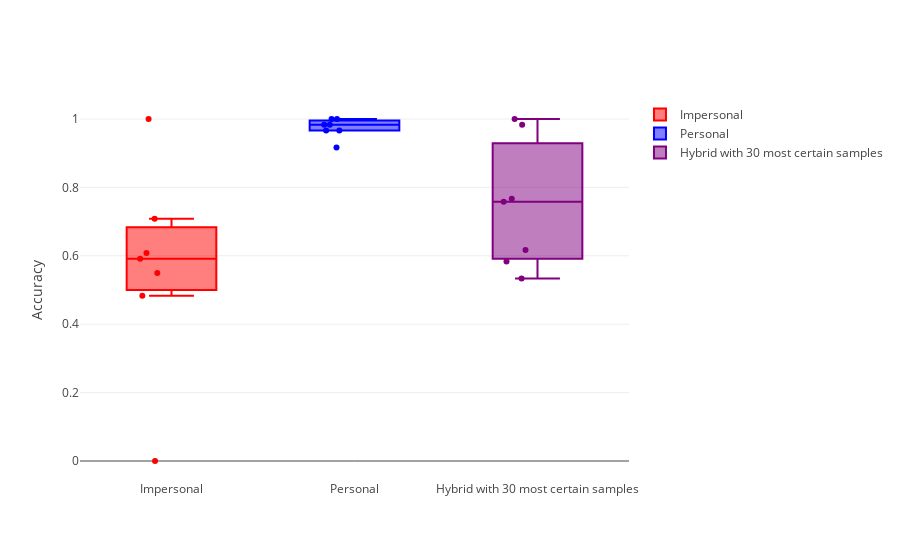

The cell this chart's notebook holds for it:
### Code cell
mean_hybrid_scores_by_user = []
mean_impersonal_scores_by_user = []
mean_personal_scores_by_user = []

for user_id in results_df['user_id'].unique():
    user_df = results_df[results_df['user_id'] == user_id]
    mean_hybrid_scores_by_user.append(user_df['hybrid'].mean())
    mean_impersonal_scores_by_user.append(user_df['impersonal'].mean())
    mean_personal_scores_by_user.append(user_df['personal'].mean())
    
impersonal_trace = go.Box(y=mean_impersonal_scores_by_user,
                          name="Impersonal",
                          marker=dict(color='red'),
                          boxpoints='all',
                          jitter=0.3,
                          pointpos=-0.5)

personal_trace = go.Box(y=mean_personal_scores_by_user,
                        name="Personal",
                        marker=dict(color="blue"),
                        boxpoints="all",
                        jitter=0.3,
                        pointpos=-0.5)

hybrid_trace = go.Box(y=mean_hybrid_scores_by_user,
                        name="Hybrid with 30 most certain samples",
                        marker=dict(color="purple"),
                        boxpoints="all",
                        jitter=0.3,
                        pointpos=-0.5)

data = [impersonal_trace, personal_trace, hybrid_trace]
layout = go.Layout(yaxis=dict(title="Accuracy"))
fig=go.Figure(data=data,layout=layout)
iplot(fig)

### Figure 1 — Plotly figure (JSON) as saved in the notebook; plotly's stock layout.template omitted (floating-point values rounded to 4 significant figures)
{"data": [{"boxpoints": "all", "jitter": 0.3, "marker": {"color": "red"}, "name": "Impersonal", "pointpos": -0.5, "type": "box", "y": [0.7083, 0, 0.6083, 0.5917, 0.4833, 1, 0.55]}, {"boxpoints": "all", "jitter": 0.3, "marker": {"color": "blue"}, "name": "Personal", "pointpos": -0.5, "type": "box", "y": [0.9667, 1, 0.9833, 0.9833, 0.9167, 1, 0.9667]}, {"boxpoints": "all", "jitter": 0.3, "marker": {"color": "purple"}, "name": "Hybrid with 30 most certain samples", "pointpos": -0.5, "type": "box", "y": [0.7583, 0.9833, 0.6167, 0.7667, 0.5833, 1, 0.5333]}], "layout": {"yaxis": {"title": "Accuracy"}}}
